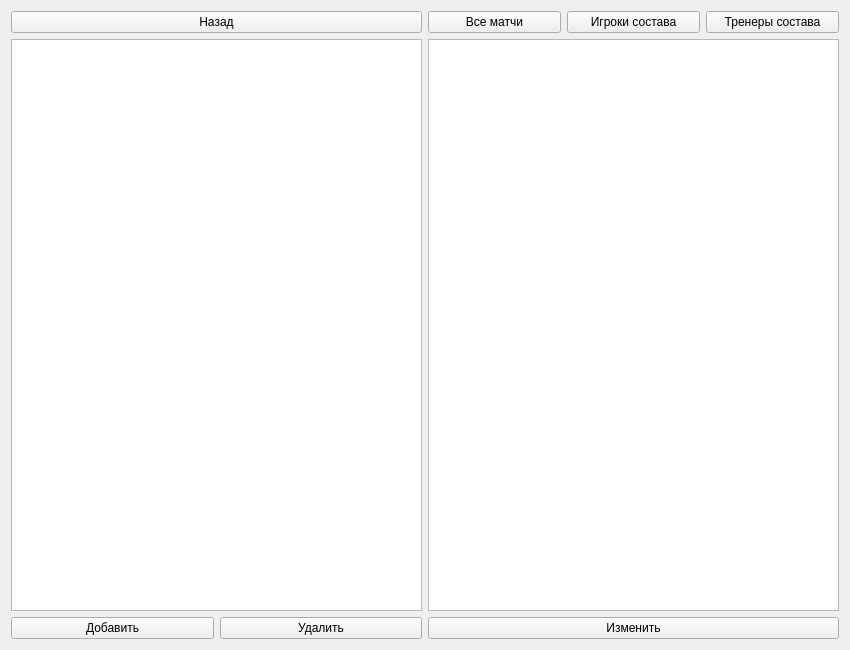
<?xml version="1.0" encoding="UTF-8"?>
<ui version="4.0">
 <class>MatchesInSquads</class>
 <widget class="QWidget" name="MatchesInSquads">
  <property name="geometry">
   <rect>
    <x>0</x>
    <y>0</y>
    <width>850</width>
    <height>650</height>
   </rect>
  </property>
  <property name="windowTitle">
   <string>Матчи состава</string>
  </property>
  <layout class="QGridLayout" name="gridLayout">
   <item row="0" column="0">
    <layout class="QHBoxLayout" name="horizontalLayout_3">
     <item>
      <layout class="QVBoxLayout" name="verticalLayout">
       <item>
        <widget class="QPushButton" name="btn_Exit">
         <property name="text">
          <string>Назад</string>
         </property>
        </widget>
       </item>
       <item>
        <widget class="QTableWidget" name="tw_Squads"/>
       </item>
       <item>
        <layout class="QHBoxLayout" name="horizontalLayout_2">
         <item>
          <widget class="QPushButton" name="btn_AddSquad">
           <property name="text">
            <string>Добавить</string>
           </property>
          </widget>
         </item>
         <item>
          <widget class="QPushButton" name="btn_DeleteSquad">
           <property name="text">
            <string>Удалить</string>
           </property>
          </widget>
         </item>
        </layout>
       </item>
      </layout>
     </item>
     <item>
      <layout class="QVBoxLayout" name="verticalLayout_2">
       <item>
        <layout class="QHBoxLayout" name="horizontalLayout">
         <item>
          <widget class="QPushButton" name="btn_AllMatches">
           <property name="text">
            <string>Все матчи</string>
           </property>
          </widget>
         </item>
         <item>
          <widget class="QPushButton" name="btn_PlayersInSquads">
           <property name="text">
            <string>Игроки состава</string>
           </property>
          </widget>
         </item>
         <item>
          <widget class="QPushButton" name="btn_CoachStaff">
           <property name="text">
            <string>Тренеры состава</string>
           </property>
          </widget>
         </item>
        </layout>
       </item>
       <item>
        <widget class="QTableWidget" name="tw_Matches"/>
       </item>
       <item>
        <widget class="QPushButton" name="btn_ChangeMatch">
         <property name="text">
          <string>Изменить</string>
         </property>
        </widget>
       </item>
      </layout>
     </item>
    </layout>
   </item>
  </layout>
 </widget>
 <resources/>
 <connections/>
</ui>
